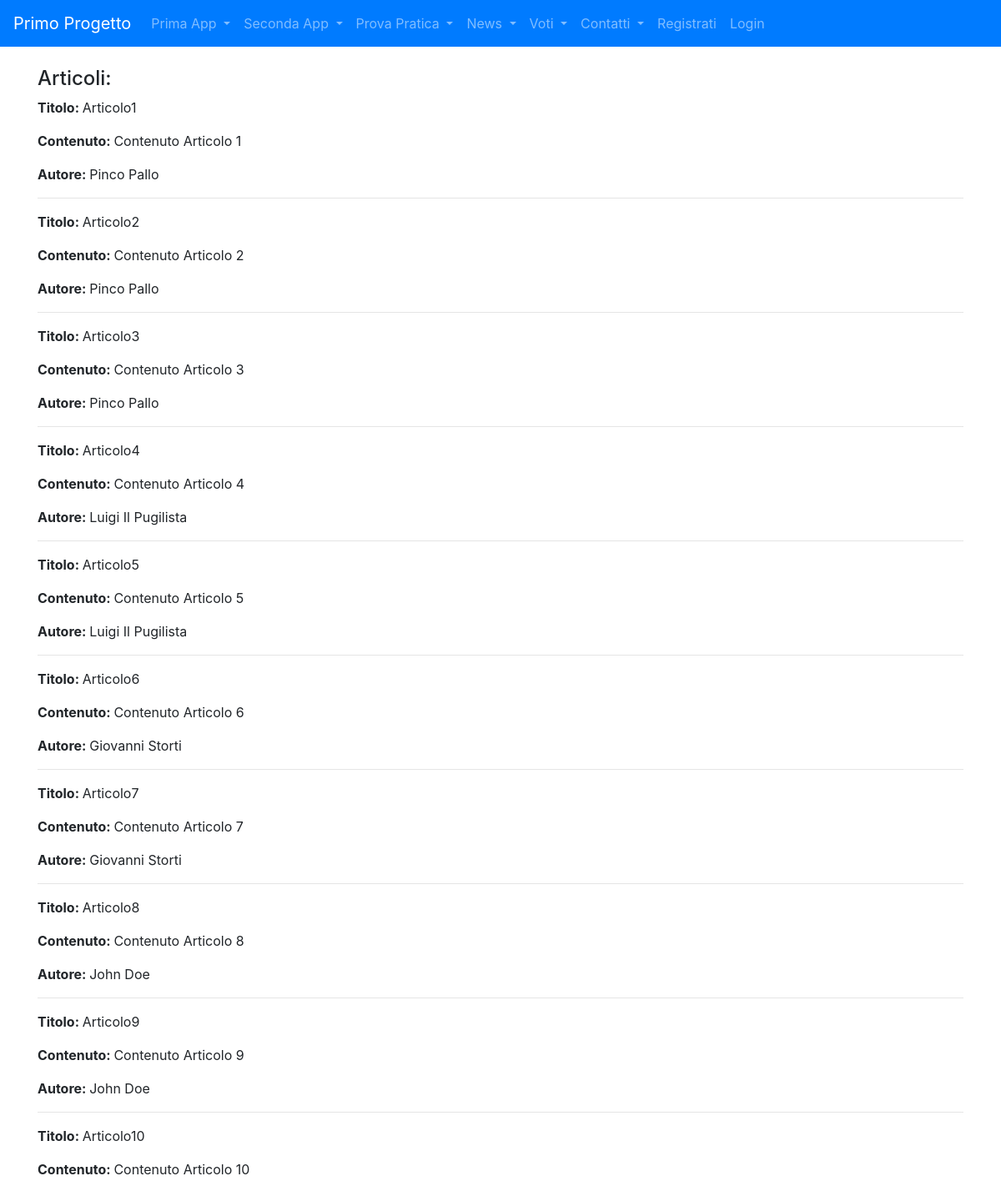
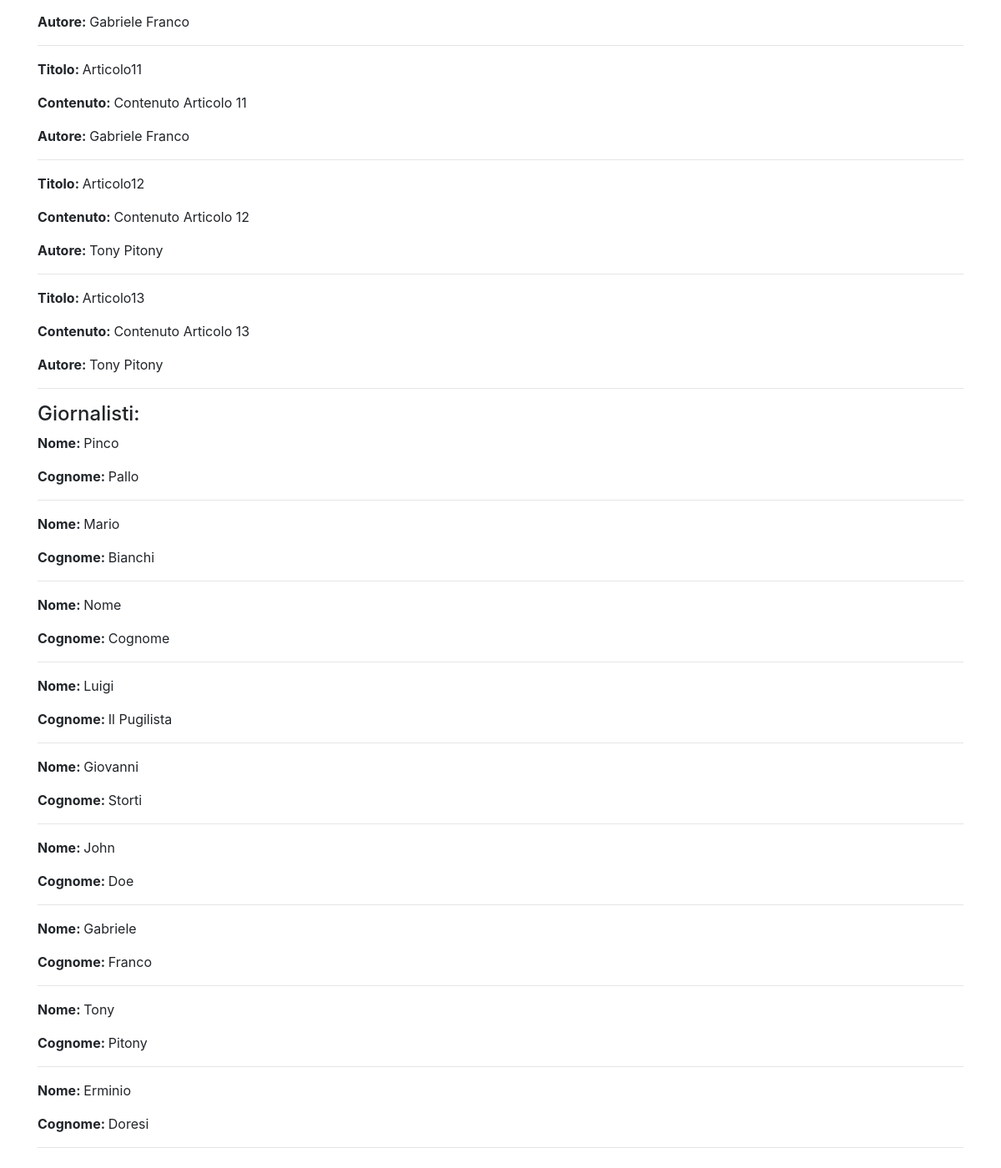
The app's page /news/homepage/ with its own data (2 pictures, top to bottom).
### news/models.py (models this page shows)
class Articolo (models.Model):
    titolo = models.CharField(max_length=100)
    contenuto = models.TextField()
    giornalista = models.ForeignKey(Giornalista, on_delete=models.CASCADE, related_name="articoli")
    data = models.DateField(blank=True)
    visualizzazioni = models.IntegerField(default=0, blank=True)
    def __str__(self):
        return self.titolo
    class Meta:
        verbose_name = "Articolo"
        verbose_name_plural = "Articoli"

class Giornalista (models.Model):
    nome = models.CharField (max_length=20)
    cognome = models.CharField(max_length=20)
    anno_di_nascita = models.DateField(blank=True)
    def __str__(self):
        return self.nome +" "+ self.cognome
    class Meta:
        verbose_name = "Giornalista"
        verbose_name_plural = "Giornalisti"

### news/views.py (the view)
# urls.py: path("homepage/", home, name="home"),
def home(request):
    articoli = Articolo.objects.all()
    giornalisti = Giornalista.objects.all()
    context = {"articoli": articoli, "giornalisti": giornalisti}
    print(context)
    return render (request, "news/homepage.html", context)

### news/templates/news/homepage.html (shortened to what this page needs)
{% extends 'base.html'%}
{%block content%}
    <h4>Articoli:</h4>
    {% for articolo in articoli %}
        <p><strong>Titolo: </strong>{{ articolo.titolo }}</p>
        <p><strong>Contenuto: </strong>{{ articolo.contenuto }}</p>
        <p><strong>Autore: </strong>{{ articolo.giornalista }}</p>
        <hr>
    {% endfor %}
    <h4>Giornalisti:</h4>
    {% for giornalista in giornalisti %}
        <p><strong>Nome: </strong>{{ giornalista.nome }}</p>
        <p><strong>Cognome: </strong>{{ giornalista.cognome }}</p>
        <hr>
    {% endfor %}
{%endblock content%}

### records on screen
Articolo: titolo "Articolo1", contenuto "Contenuto Articolo 1", giornalista "Pinco Pallo"
Articolo: titolo "Articolo2", contenuto "Contenuto Articolo 2", giornalista "Pinco Pallo"
Articolo: titolo "Articolo3", contenuto "Contenuto Articolo 3", giornalista "Pinco Pallo"
Articolo: titolo "Articolo4", contenuto "Contenuto Articolo 4", giornalista "Luigi Il Pugilista"
Articolo: titolo "Articolo5", contenuto "Contenuto Articolo 5", giornalista "Luigi Il Pugilista"
Articolo: titolo "Articolo6", contenuto "Contenuto Articolo 6", giornalista "Giovanni Storti"
Articolo: titolo "Articolo7", contenuto "Contenuto Articolo 7", giornalista "Giovanni Storti"
Articolo: titolo "Articolo8", contenuto "Contenuto Articolo 8", giornalista "John Doe"
Articolo: titolo "Articolo9", contenuto "Contenuto Articolo 9", giornalista "John Doe"
Articolo: titolo "Articolo10", contenuto "Contenuto Articolo 10", giornalista "Gabriele Franco"
Articolo: titolo "Articolo11", contenuto "Contenuto Articolo 11", giornalista "Gabriele Franco"
Articolo: titolo "Articolo12", contenuto "Contenuto Articolo 12", giornalista "Tony Pitony"
Articolo: titolo "Articolo13", contenuto "Contenuto Articolo 13", giornalista "Tony Pitony"
Giornalista: nome "Pinco", cognome "Pallo"
Giornalista: nome "Mario", cognome "Bianchi"
Giornalista: nome "Nome", cognome "Cognome"
Giornalista: nome "Luigi", cognome "Il Pugilista"
Giornalista: nome "Giovanni", cognome "Storti"
Giornalista: nome "John", cognome "Doe"
Giornalista: nome "Gabriele", cognome "Franco"
Giornalista: nome "Tony", cognome "Pitony"
Giornalista: nome "Erminio", cognome "Doresi"
